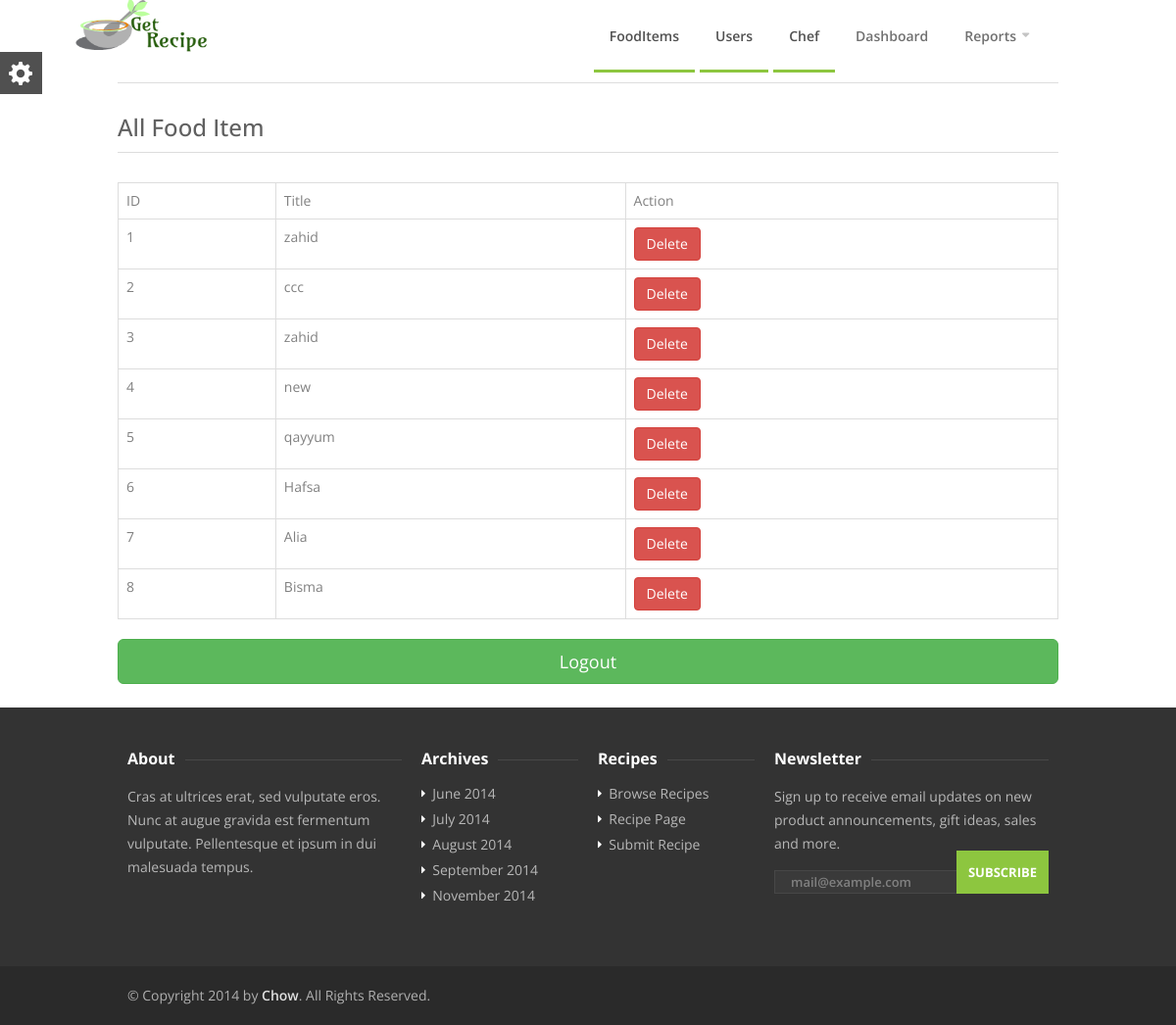
The app's page /admin/chef.php (signed in) with its own data.
### tables this page shows
CREATE TABLE IF NOT EXISTS `user` (
  `userID` int(11) NOT NULL AUTO_INCREMENT,
  `Email` varchar(255) NOT NULL,
  `PhoneNo` varchar(255) NOT NULL,
  `Fname` varchar(255) NOT NULL,
  `Lname` varchar(255) NOT NULL,
  `Password` varchar(255) NOT NULL,
  `RoleID` int(11) NOT NULL,
  PRIMARY KEY (`userID`)
);

### admin/chef.php (the view, shortened to what this page needs)
<?php
	require 'db.php';
	$sql = 'SELECT * FROM user WHERE RoleID = 1';
	$statement = $connection -> prepare($sql);
	$statement->execute();
	$re = $statement->fetchAll(PDO::FETCH_OBJ);
	$idd = 1;
?>
    <?php require 'header.php'; ?>
        <div class="container">
            <hr>
            <div class="card mt-5">
                <div class="card-header">
                    <h2>All Food Item</h2>
                </div>
                <hr>
                <div class="card-body">
                    <table class="table table-bordered">
                        <tr>
                            <th>ID</th>
                            <th colspan="3">Title</th>
                            <th>Action</th>
                        </tr>
                        <?php foreach($re as $r): ?>
                            <tr>
                                <td>
                                    <?= $idd++?>
                                </td>
                                <td colspan="3">
                                    <?= $r->Fname; ?>
                                </td>
                                <td>
                                    <a onclick="return confirm('Are you sure to delete this user?')" href="delete.php?userID=<?= $r->userID?>" style="position: center;" class="btn btn-danger">Delete</a>
                                </td>
                            </tr>
                            <?php endforeach; ?>
                    </table>
                    <button name="logout" class="btn btn-lg btn-success btn-block"><a style="text-decoration: none; color: white" href="logout.php">Logout</a>
                        <br>
                    </button>
                </div>
                <br>
            </div>
        </div>
        <?php require 'footer.php'; ?>

### admin/css/base.css (style rules this page uses)
html,body,div,span,applet,object,iframe,h1,h2,h3,h4,h5,h6,p,blockquote,pre,a,abbr,acronym,address,big,cite,code,del,dfn,em,img,ins,kbd,q,s,samp,small,strike,strong,sub,sup,tt,var,b,u,i,center,dl,dt,dd,ol,ul,li,fieldset,form,label,legend,table,caption,tbody,tfoot,thead,tr,th,td,article,aside,canvas,details,embed,figure,figcaption,footer,header,hgroup,menu,nav,output,ruby,section,summary,time,mark,audio,video { margin:0;padding:0;border:0;font-size:100%;font:inherit;vertical-align:baseline }
body { line-height:1 }
table { border-collapse:collapse;border-spacing:0 }
body { background:#fff;font-size:14px;line-height:24px;color:gray;-webkit-font-smoothing:antialiased;-webkit-text-size-adjust:100%;overflow-x:hidden }
body,h1,h2,h3,h4,h5,h6,input[type=button],input[type=submit],input[type=text],input[type=password],input[type=email],textarea,select,button { font-family:open sans,helveticaneue,helvetica neue,Helvetica,Arial,sans-serif }
h1,h2,h3,h4,h5,h6 { color:#606060;font-weight:500 }
h2 { font-size:24px;line-height:30px }
hr { border:solid #ddd;border-width:1px 0 0;clear:both;margin:10px 0 30px;height:0 }
a,a:visited { color:#8dc63f;text-decoration:none;outline:0;-webkit-transition:color .2s ease-in-out;-moz-transition:color .2s ease-in-out;-o-transition:color .2s ease-in-out;-transition:color .2s ease-in-out }

### admin/css/responsive.css (style rules this page uses)
@media only screen and (min-width:960px) and (max-width:1389px) { .container { position:relative;width:960px;margin:0 auto;padding:0 } }
.container:after { content:"\0020";display:block;height:0;clear:both;visibility:hidden }

### records on screen
user: Fname "zahid"
user: Fname "ccc"
user: Fname "zahid"
user: Fname "new"
user: Fname "qayyum"
user: Fname "Hafsa"
user: Fname "Alia"
user: Fname "Bisma"
